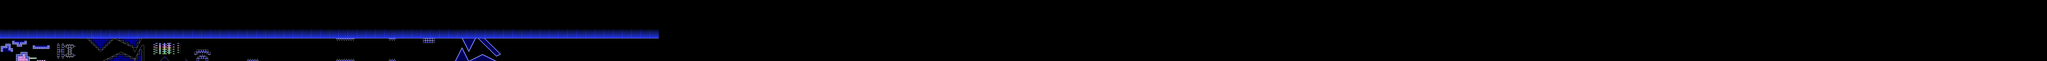

Tiled map render using the project's own tile images. Description and the map definition, with tile-layer contents summarised, below:
An orthogonal 895x27 tile map with 16x16 px tiles, 2 tile layers (l2, l1), 2 tilesets and 88 objects.

<map version="1.10" tiledversion="1.11.0" orientation="orthogonal" renderorder="right-down" width="895" height="27" tilewidth="16" tileheight="16" infinite="0" nextlayerid="8" nextobjectid="724">
 <editorsettings>
  <export target="test2.json" format="json" />
 </editorsettings>
 <properties>
  <property name="BG" type="color" value="#ff283eff" />
  <property name="Background Type" type="int" value="2" />
  <property name="Difficulty" value="EASY" />
  <property name="GROUND" type="color" value="#ff0013c8" />
  <property name="Gamemode" type="int" value="0" />
  <property name="Ground Type" type="int" value="1" />
  <property name="Level name" value="TEST 2" />
  <property name="Song" value="STEREOMA" />
  <property name="Speed" type="int" value="1" />
 </properties>
 <tileset firstgid="1" source="famidash.tsx" />
 <tileset firstgid="4097" source="sprites.tsx" />
 <layer id="4" name="l2" width="895" height="27">
  <data>[24165 cells, 24165 non-empty, 31 distinct tile ids]</data>
 </layer>
 <layer id="1" name="l1" width="895" height="27">
  <data>[24165 cells, 24165 non-empty, 181 distinct tile ids]</data>
 </layer>
 <objectgroup id="7" name="SP">
  <object id="578" gid="4099" x="1248" y="416" width="16" height="16" />
  <object id="579" gid="4151" x="1248" y="416" width="16" height="16" />
  <object id="580" gid="4125" x="1248" y="416" width="16" height="16" />
  <object id="581" gid="4098" x="1344" y="416" width="16" height="16" />
  <object id="582" gid="4107" x="1344" y="432" width="16" height="16" />
  <object id="583" gid="4150" x="1504" y="416" width="16" height="16" />
  <object id="584" gid="4169" x="1584" y="416" width="16" height="16" />
  <object id="585" gid="4107" x="1712" y="432" width="16" height="16" />
  <object id="586" gid="4123" x="1744" y="400" width="16" height="16" />
  <object id="587" gid="4125" x="1744" y="304" width="16" height="16" />
  <object id="589" gid="4154" x="1760" y="304" width="16" height="16" />
  <object id="590" gid="4170" x="3088" y="416" width="16" height="16" />
  <object id="591" gid="4111" x="3104" y="416" width="16" height="16" />
  <object id="596" gid="4126" x="1504" y="416" width="16" height="16" />
  <object id="597" gid="4099" x="1520" y="416" width="16" height="16" />
  <object id="598" gid="4152" x="1952" y="416" width="16" height="16" />
  <object id="603" gid="4099" x="2272" y="416" width="16" height="16" />
  <object id="604" gid="4099" x="2272" y="304" width="16" height="16" />
  <object id="606" gid="4107" x="2336" y="432" width="16" height="16" />
  <object id="607" gid="4107" x="2336" y="288" width="16" height="16">
   <properties>
    <property name="vflip" type="bool" value="true" />
   </properties>
  </object>
  <object id="608" gid="4106" x="2416" y="336" width="16" height="16" />
  <object id="610" gid="4106" x="2416" y="384" width="16" height="16" />
  <object id="611" gid="4126" x="2256" y="304" width="16" height="16" />
  <object id="612" gid="4150" x="2208" y="424" width="16" height="16" />
  <object id="620" gid="4171" x="1248" y="416" width="16" height="16" />
  <object id="631" gid="4112" x="2608" y="416" width="16" height="16" />
  <object id="632" gid="4113" x="2736" y="400" width="16" height="16" />
  <object id="633" gid="4106" x="2736" y="320" width="16" height="16" />
  <object id="634" gid="4123" x="2864" y="416" width="16" height="16" />
  <object id="635" gid="4123" x="2864" y="304" width="16" height="16" />
  <object id="642" gid="4125" x="0" y="416" width="16" height="16" />
  <object id="644" gid="4149" x="32" y="424" width="16" height="16" />
  <object id="647" gid="4114" x="224" y="432" width="16" height="16" />
  <object id="648" gid="4111" x="352" y="368" width="16" height="16" />
  <object id="649" gid="4107" x="80" y="432" width="16" height="16" />
  <object id="650" gid="4188" x="160" y="374" width="16" height="16" />
  <object id="651" gid="4189" x="272" y="320" width="16" height="16">
   <properties>
    <property name="vflip" type="bool" value="true" />
   </properties>
  </object>
  <object id="652" gid="4190" x="240" y="432" width="16" height="16" />
  <object id="653" gid="4190" x="208" y="432" width="16" height="16" />
  </objectgroup>
</map>
<!-- 49 of 88 objects omitted -->
